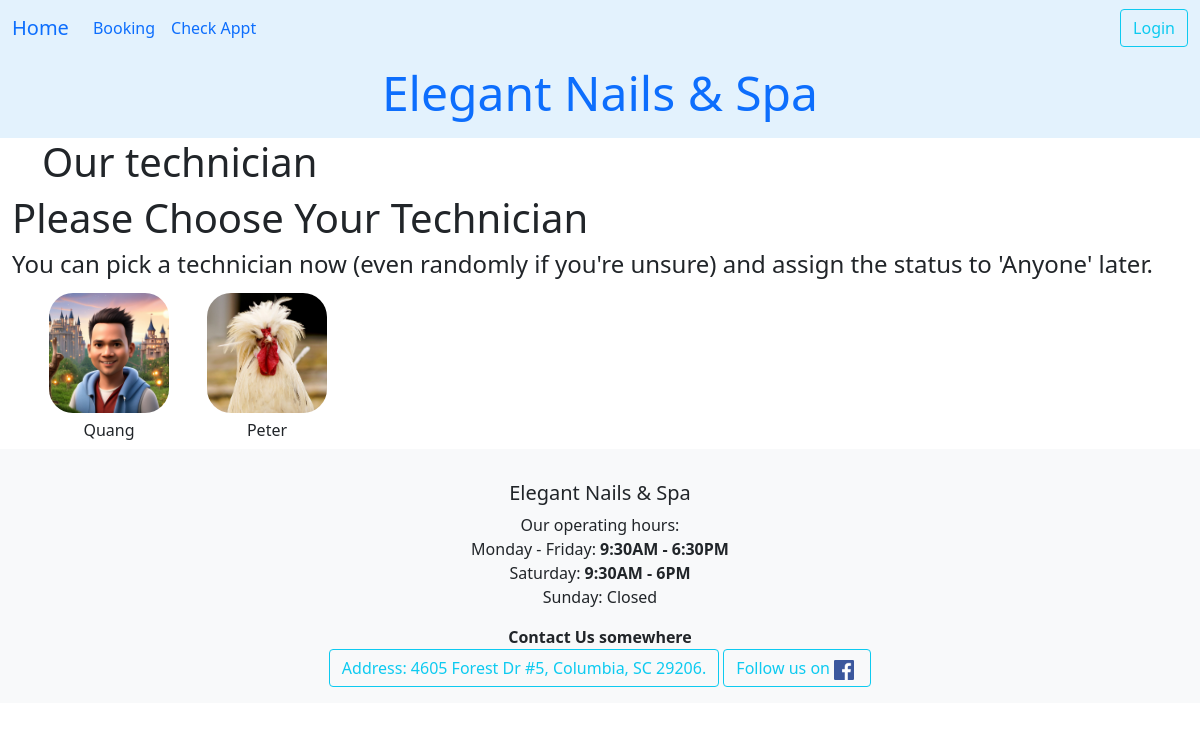
Before: /dathen/first_step/ with the older database file.
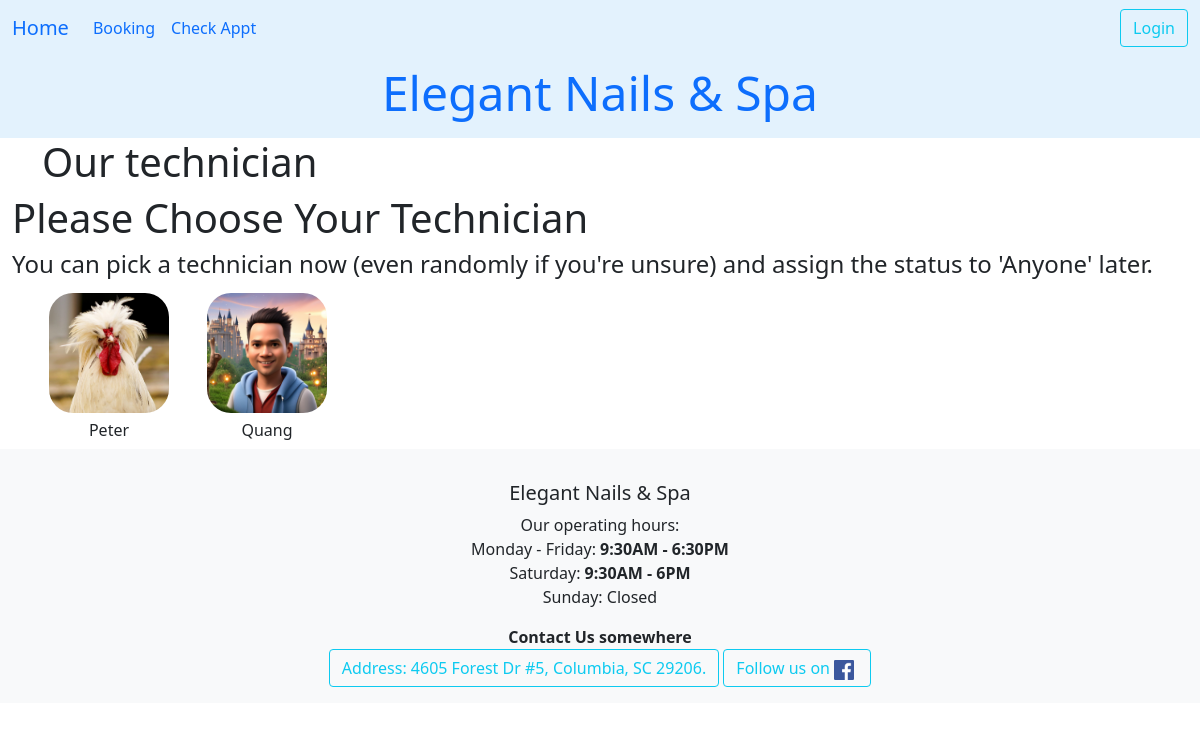
After: the same page with the newer database file.
### ledger/models.py (models this page shows, shortened)
class Technician(models.Model):
    name = models.CharField(max_length=25)
    phone = PhoneNumberField()
    email = models.EmailField(max_length=40, null=True, blank=True)
    owner = models.ForeignKey(settings.AUTH_USER_MODEL, on_delete=models.DO_NOTHING)
    start_work_at = models.TimeField()
    end_work = models.TimeField()
    isWork = models.BooleanField(default=False)
    picture = models.ImageField(upload_to='tech_pictures/', null=True, editable=True)
    services = models.ManyToManyField("Service", blank=True, related_name="tech")
    time_come_in = models.DateTimeField(null=True)
    work_days = models.CharField(max_length=7, default="1111110", help_text="MTWTFSS: 1 for work, 0 for off")
    vacation_start = models.DateField(null=True, blank=True, help_text="Start vacation")
    vacation_end = models.DateField(null=True, blank=True, help_text="End vacation, back work!")
    date_go_work = models.DateField(null=True, blank=True)
    history = HistoricalRecords()
    hire_date = models.DateField(auto_now_add=True, help_text="Date when the technician was hired")
    experience = models.PositiveIntegerField(default=0, help_text="Years of experience in the field")
    bio = models.TextField(max_length=500, null=True, blank=True, help_text="Short bio about the technician")
    view_count = models.IntegerField(default=0)
    is_accept_booking = models.BooleanField(default=True, help_text="Is the technician accepting new bookings?")
    def _group_consecutive_dates(self, dates):
        if not dates:
            return []
    def _recurring_off_weekdays(self):
        weekdays = set(
            TechWorkDay.objects.filter(
                tech=self, date__isnull=True, is_working=False
            ).values_list('day_of_week', flat=True)
        )
        if not weekdays and len(self.work_days) == 7:
            weekdays = {
                index for index in range(7) if self.work_days[index] == '0'
            }
        return weekdays
    def get_booking_off_notices(self, lookahead_days=60):
        today = timezone.now().date()
        notices = []
        recurring_off_weekdays = self._recurring_off_weekdays()
        if self.vacation_start:
            vacation_end = self.vacation_end or self.vacation_start
        specific_offs = []
        for entry in (
            TechWorkDay.objects.filter(
                tech=self,
                date__isnull=False,
                date__gte=today,
                date__lte=today + timedelta(days=lookahead_days),
            )
            .exclude(is_working=True)
            .exclude(notes__icontains='Bulk')
            .order_by('date')
        ):
            if self.is_on_vacation(entry.date):
                continue
            if entry.date.weekday() in recurring_off_weekdays:
                continue
            specific_offs.append(entry.date)
        return notices
    class Meta:
        unique_together = ('name','phone',)
        ordering = ['time_come_in','name']
    def get_absolute_url(self):
        return reverse("datHen:technician_detail", kwargs={"pk": self.pk})

### datHen/views.py (the view)
# urls.py: path('first_step/', views.FirstStep.as_view(), name='first_step' ),
class FirstStep(View):
    template = 'datHen/first_step.html'
    def get(self,request):
        tech = Technician.objects.filter(is_accept_booking=True).exclude(name="anyOne")
        _annotate_tech_off_notices(tech)
        cont = {'allTech': tech}
        return render(request, self.template, cont)

### datHen/views.py (called while the page is built)
def _annotate_tech_off_notices(techs):
    for tech in techs:
        tech.off_notices = tech.get_booking_off_notices()

### datHen/templates/datHen/first_step.html (shortened to what this page needs)
{% extends 'base.html' %}
{% load crispy_forms_tags %}
{% load static %}
{% block heading %}
    <h1 class='title'>Our technician</h1>
{% endblock heading %}
{% block content %}
<h1>Please Choose Your Technician</h1>
<h4>You can pick a technician now (even randomly if you're unsure) and assign the status to 'Anyone' later.</h4>
    <div class="container text-center">
        <div class="row row-cols-auto">
            {% for employee in allTech %}
          <div class="col">
            <a href="{{ employee.get_absolute_url }}" id="tech-item" class="text-decoration-none link-offset-2 link-underline link-underline-opacity-0">
                <img src="{% if employee.picture %} {{ employee.picture.url }} {% else %} {% static 'ledger/images/person.jpg' %} {% endif %}" class="img-fluid" alt="{{ employee.name }}" style="width: 120px; height: 120px; object-fit: cover;" id="tech-pic">
                <div id="tech-name">{{ employee.name | title }} </div>
            </a>
            </div>
            {% endfor %}
        </div>
      </div>
{% endblock content %}
{% block footer %}
    <strong>Contact Us somewhere</strong>
{% endblock footer %}

### ledger/templates/base.html (shortened to what this page needs)
<!DOCTYPE html>
{% load static %}
<html lang="en">
<head>
    <link href="https://cdn.jsdelivr.net/npm/bootstrap@5.0.2/dist/css/bootstrap.min.css" rel="stylesheet">
    <link rel="stylesheet" href="https://cdn.jsdelivr.net/npm/bootstrap-icons@1.11.3/font/bootstrap-icons.css">
</head>
<body>
    <nav class="navbar navbar-expand-lg" style="background-color: #e3f2fd;">
        <div class="container-fluid">
            <a class="navbar-brand" href="{% url 'ledger:index' %}">Home</a>
            <div class="collapse navbar-collapse" id="navbarSupportedContent">
                <ul class="navbar-nav me-auto mb-2 mb-lg-0">
                    {% if user.is_authenticated %}
                        <li class="nav-item">
                            <a class="nav-link" href="{% url 'ledger:complimentary_list' %}">Complimentary</a>
                        </li>
                        <li class="nav-item">
                            <a class="nav-link" href="{% url 'ledger:all_supplies' %}">Supply</a>
                        </li>
                        <li class="nav-item">
                            <a class="nav-link" href="{% url 'ledger:services' %}">Services</a>
                        </li>
                        <li class="nav-item">
                            <a class="nav-link active" aria-current="page" href="{% url 'ledger:all_employee' %}">All Employee</a>
                        </li>
                        <li class="nav-item">
                            <a class="nav-link" href="{% url 'ledger:user_chat_room' %}">Chat Room</a>
                        </li>
                        <li class="nav-item">
                            <a class="nav-link" href="{% url 'ledger:walkin' %}">Walk In</a>
                        </li>
                        <li class="nav-item">
                            <a class="nav-link" href="{% url 'datHen:listHen' %}">Today Clients</a>
                        </li>
                    {% else %}
                        <li class="nav-item">
                            <a class="nav-link" href="{% url 'datHen:first_step' %}">Booking</a>
                        </li>
                        <li class="nav-item">
                            <a class="nav-link" href="{% url 'datHen:find_client' %}">Check Appt</a>
                        </li>
                    {% endif %}
                </ul>
                <div class="auth-buttons">
                    {% if user.is_authenticated %}
                        <form id="logout-form" method="post" action="{% url 'logout' %}" class="d-inline">
                            {% csrf_token %}
                            <button class="btn btn-outline-info" type="submit">Logout</button>
                        </form>
                    {% else %}
                        <a class="btn btn-outline-info" href="{% url 'login' %}">Login</a>
                    {% endif %}
                </div>
            </div>
        </div>
    </nav>
    <nav class="nav justify-content-center fs-4" style="background-color: #e3f2fd;">
        <h1 class="nav-link"><span class="cursive-text display-5">Elegant Nails & Spa</span> {{ user.username| title }}</h1>
    </nav>
    <div class="container-md">
        {% block heading %}
        {% endblock heading %}
    </div>
    <div class="container-fluid">
        {% block content %}
        {% endblock content %}
    </div>
    <footer class="footer bg-light text-center py-3">
        <div class="card-body">
            <h5 class="card-title">Elegant Nails & Spa</h5>
            <p class="card-text">
                Our operating hours:<br>
                Monday - Friday: <strong>9:30AM - 6:30PM</strong><br>
                Saturday: <strong>9:30AM - 6PM</strong><br>
                Sunday: Closed
            </p>
        </div>
        <div class="text-center">
        {% block footer %}
        {% endblock footer %}
        </div>
        <a class="btn btn-outline-info" href="https://www.google.com/maps/place/Aria+Nail+Spa/@34.02038,-80.9710602,17z/data=!3m1!4b1!4m6!3m5!1s0x88f8af45f0cb8575:0x1776d13ae287cb50!8m2!3d34.02038!4d-80.9710602!16s%2Fg%2F11fvpz2t29?entry=ttu&g_ep=EgoyMDI1MDUyNi4wIKXMDSoASAFQAw%3D%3D" role="button">
            Address: 4605 Forest Dr #5, Columbia, SC 29206.
        </a>
        <a class="btn btn-outline-info" href="https://www.facebook.com/quang.hu.10" role="button">
            Follow us on
            <img src="{% static 'ledger/images/Facebook.png' %}" alt="Facebook logo" width="20" height="20" class="me-1">
        </a>
    </footer>
</body>
</html>

### ledger/templates/base.html (style rules this page uses)
.navbar .auth-buttons { margin-left: auto; }

### datHen/templates/datHen/first_step.html (style rules this page uses)
#tech-item { display: flex; flex-direction: column; align-items: center; text-decoration: none; color: inherit; padding: 7px; }
#tech-pic { width: 120px; height: 120px; object-fit: cover; border-radius: 20%; }
#tech-name { margin-top: 5px; font-size: 16px; }

Changed rows visible on the page:
changed Technician "Peter": moves up the list
